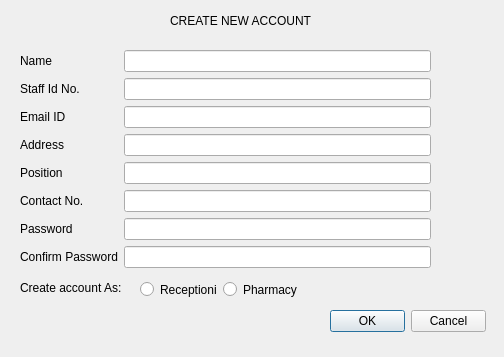
<?xml version="1.0" encoding="UTF-8"?>
<ui version="4.0">
 <class>CreateNewAccount</class>
 <widget class="QDialog" name="CreateNewAccount">
  <property name="geometry">
   <rect>
    <x>0</x>
    <y>0</y>
    <width>504</width>
    <height>357</height>
   </rect>
  </property>
  <property name="windowTitle">
   <string>Dialog</string>
  </property>
  <widget class="QDialogButtonBox" name="buttonBox">
   <property name="geometry">
    <rect>
     <x>330</x>
     <y>310</y>
     <width>156</width>
     <height>23</height>
    </rect>
   </property>
   <property name="orientation">
    <enum>Qt::Horizontal</enum>
   </property>
   <property name="standardButtons">
    <set>QDialogButtonBox::Cancel|QDialogButtonBox::Ok</set>
   </property>
  </widget>
  <widget class="QLabel" name="label">
   <property name="geometry">
    <rect>
     <x>170</x>
     <y>10</y>
     <width>141</width>
     <height>21</height>
    </rect>
   </property>
   <property name="text">
    <string>CREATE NEW ACCOUNT</string>
   </property>
  </widget>
  <widget class="QLabel" name="label_10">
   <property name="geometry">
    <rect>
     <x>20</x>
     <y>280</y>
     <width>101</width>
     <height>16</height>
    </rect>
   </property>
   <property name="text">
    <string>Create account As:</string>
   </property>
  </widget>
  <widget class="QWidget" name="layoutWidget">
   <property name="geometry">
    <rect>
     <x>20</x>
     <y>50</y>
     <width>411</width>
     <height>221</height>
    </rect>
   </property>
   <layout class="QFormLayout" name="formLayout">
    <item row="0" column="0">
     <widget class="QLabel" name="label_2">
      <property name="text">
       <string>Name</string>
      </property>
     </widget>
    </item>
    <item row="0" column="1">
     <widget class="QLineEdit" name="lineEdit"/>
    </item>
    <item row="1" column="0">
     <widget class="QLabel" name="label_3">
      <property name="text">
       <string>Staff Id No.</string>
      </property>
     </widget>
    </item>
    <item row="1" column="1">
     <widget class="QLineEdit" name="lineEdit_2"/>
    </item>
    <item row="2" column="0">
     <widget class="QLabel" name="label_4">
      <property name="text">
       <string>Email ID</string>
      </property>
     </widget>
    </item>
    <item row="2" column="1">
     <widget class="QLineEdit" name="lineEdit_3"/>
    </item>
    <item row="3" column="0">
     <widget class="QLabel" name="label_5">
      <property name="text">
       <string>Address</string>
      </property>
     </widget>
    </item>
    <item row="3" column="1">
     <widget class="QLineEdit" name="lineEdit_4"/>
    </item>
    <item row="4" column="0">
     <widget class="QLabel" name="label_6">
      <property name="text">
       <string>Position</string>
      </property>
     </widget>
    </item>
    <item row="4" column="1">
     <widget class="QLineEdit" name="lineEdit_5"/>
    </item>
    <item row="5" column="0">
     <widget class="QLabel" name="label_7">
      <property name="text">
       <string>Contact No.</string>
      </property>
     </widget>
    </item>
    <item row="5" column="1">
     <widget class="QLineEdit" name="lineEdit_6"/>
    </item>
    <item row="6" column="0">
     <widget class="QLabel" name="label_8">
      <property name="text">
       <string>Password</string>
      </property>
     </widget>
    </item>
    <item row="6" column="1">
     <widget class="QLineEdit" name="lineEdit_7"/>
    </item>
    <item row="7" column="0">
     <widget class="QLabel" name="label_9">
      <property name="text">
       <string>Confirm Password</string>
      </property>
     </widget>
    </item>
    <item row="7" column="1">
     <widget class="QLineEdit" name="lineEdit_8"/>
    </item>
   </layout>
  </widget>
  <widget class="QWidget" name="">
   <property name="geometry">
    <rect>
     <x>140</x>
     <y>280</y>
     <width>160</width>
     <height>19</height>
    </rect>
   </property>
   <layout class="QHBoxLayout" name="horizontalLayout">
    <item>
     <widget class="QRadioButton" name="radioButton">
      <property name="text">
       <string>Receptionist</string>
      </property>
     </widget>
    </item>
    <item>
     <widget class="QRadioButton" name="radioButton_2">
      <property name="text">
       <string>Pharmacy</string>
      </property>
     </widget>
    </item>
   </layout>
  </widget>
 </widget>
 <resources/>
 <connections>
  <connection>
   <sender>buttonBox</sender>
   <signal>accepted()</signal>
   <receiver>CreateNewAccount</receiver>
   <slot>accept()</slot>
   <hints>
    <hint type="sourcelabel">
     <x>248</x>
     <y>254</y>
    </hint>
    <hint type="destinationlabel">
     <x>157</x>
     <y>274</y>
    </hint>
   </hints>
  </connection>
  <connection>
   <sender>buttonBox</sender>
   <signal>rejected()</signal>
   <receiver>CreateNewAccount</receiver>
   <slot>reject()</slot>
   <hints>
    <hint type="sourcelabel">
     <x>316</x>
     <y>260</y>
    </hint>
    <hint type="destinationlabel">
     <x>286</x>
     <y>274</y>
    </hint>
   </hints>
  </connection>
 </connections>
</ui>
